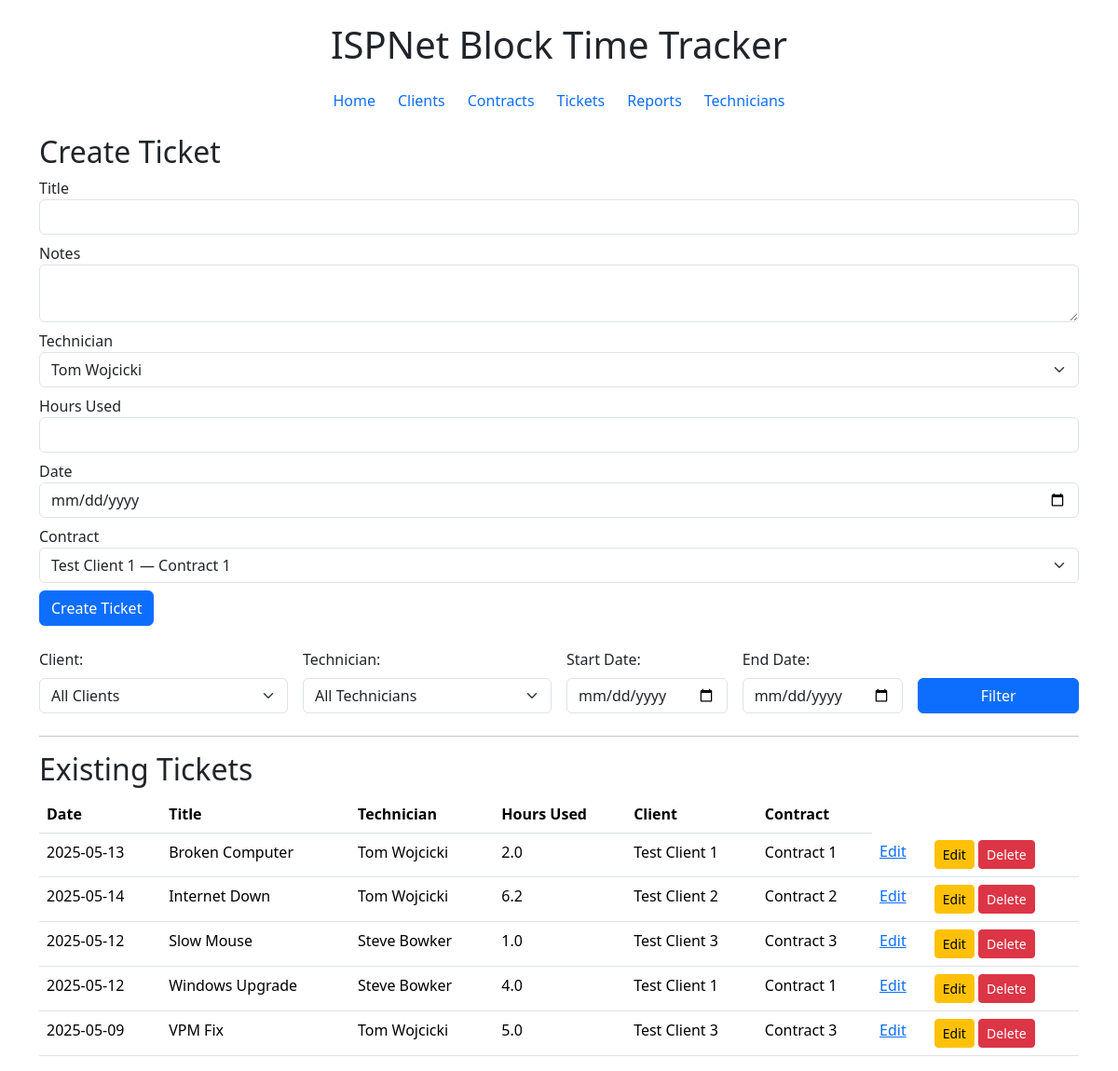
Page /tickets on the committed database.
### models.py (models this page shows, shortened)
class Ticket(Base):
    __tablename__ = "tickets"
    id = Column(Integer, primary_key=True)
    title = Column(String, nullable=False)
    description = Column(String)
    hours_used = Column(Float, nullable=False)
    date = Column(DateTime, nullable=False)
    client_id = Column(Integer, ForeignKey("clients.id"))
    contract_id = Column(Integer, ForeignKey("contracts.id"))
    technician_id = Column(Integer, ForeignKey("technicians.id"))
    client = relationship("Client")
    contract = relationship("Contract", back_populates="tickets")
    technician = relationship("Technician", back_populates="tickets")

class Technician(Base):
    __tablename__ = 'technicians'
    id = Column(Integer, primary_key=True)
    first_name = Column(String)
    last_name = Column(String)
    tickets = relationship("Ticket", back_populates="technician")

class Client(Base):
    __tablename__ = "clients"
    id = Column(Integer, primary_key=True)
    name = Column(String, nullable=False)
    contact_name = Column(String)
    email = Column(String)
    phone = Column(String)
    address = Column(String)
    contracts = relationship("Contract", back_populates="client")

class Contract(Base):
    __tablename__ = "contracts"
    id = Column(Integer, primary_key=True)
    name = Column(String, nullable=False)
    hours_allocated = Column(Float, nullable=False)
    client_id = Column(Integer, ForeignKey("clients.id"))
    client = relationship("Client", back_populates="contracts")
    tickets = relationship("Ticket", back_populates="contract")

### main.py (the view)
@app.get("/tickets", response_class=HTMLResponse)
def view_tickets(
    request: Request,
    client_id: Optional[str] = Query(None),
    technician_id: Optional[str] = Query(None),
    start_date: Optional[str] = Query(None),
    end_date: Optional[str] = Query(None)
):
    db = SessionLocal()
    query = db.query(Ticket).options(
        joinedload(Ticket.client),
        joinedload(Ticket.contract),
        joinedload(Ticket.technician)
    )
    if client_id and client_id.isdigit():
        query = query.filter(Ticket.client_id == int(client_id))
    if technician_id and technician_id.isdigit():
        query = query.filter(Ticket.technician_id == int(technician_id))
    if start_date:
        query = query.filter(Ticket.date >= datetime.strptime(start_date, "%Y-%m-%d"))
    if end_date:
        query = query.filter(Ticket.date <= datetime.strptime(end_date, "%Y-%m-%d"))
    tickets = query.all()
    clients = db.query(Client).options(joinedload(Client.contracts)).all()
    technicians = db.query(Technician).all()
    db.close()
    return templates.TemplateResponse("tickets.html", {
        "request": request,
        "tickets": tickets,
        "clients": clients,
        "technicians": technicians,
        "selected_client_id": int(client_id) if client_id and client_id.isdigit() else None,
        "selected_technician_id": int(technician_id) if technician_id and technician_id.isdigit() else None,
        "selected_start_date": start_date,
        "selected_end_date": end_date
    })

### templates/tickets.html (shortened to what this page needs)
{% extends "base.html" %}
{% block content %}
<h2>Create Ticket</h2>
<form method="post" action="/tickets" class="mb-4">
    <div class="mb-2">
        <label>Title</label>
        <input class="form-control" type="text" name="title" required>
    </div>
    <div class="mb-2">
        <label>Notes</label>
        <textarea class="form-control" name="description"></textarea>
    </div>
    <div class="mb-2">
    <label>Technician</label>
    <select class="form-select" name="technician_id" required>
        {% for tech in technicians %}
        <option value="{{ tech.id }}">{{ tech.first_name }} {{ tech.last_name }}</option>
        {% endfor %}
    </select>
</div>
    <div class="mb-2">
        <label>Hours Used</label>
        <input class="form-control" type="number" name="hours_used" min="0" step="0.1" required>
    </div>
    <div class="mb-2">
        <label>Date</label>
        <input class="form-control" type="date" name="date" required>
    </div>
    <div class="mb-2">
        <label>Contract</label>
        <select class="form-select" name="contract_id" required>
            {% for client in clients %}
                {% for contract in client.contracts %}
                <option value="{{ contract.id }}">
                    {{ client.name }} — {{ contract.name }}
                </option>
                {% endfor %}
            {% endfor %}
        </select>
    </div>
    <button class="btn btn-primary" type="submit">Create Ticket</button>
</form>
<form method="get" class="row g-3 mb-4">
  <div class="col-md-3">
    <label for="client_id" class="form-label">Client:</label>
    <select class="form-select" name="client_id" id="client_id">
      <option value="">All Clients</option>
    </select>
  </div>
  <div class="col-md-3">
    <label for="technician_id" class="form-label">Technician:</label>
    <select class="form-select" name="technician_id" id="technician_id">
      <option value="">All Technicians</option>
    </select>
  </div>
  <div class="col-md-2">
    <label for="start_date" class="form-label">Start Date:</label>
    <input type="date" class="form-control" name="start_date" id="start_date" value="{{ selected_start_date or '' }}">
  </div>
  <div class="col-md-2">
    <label for="end_date" class="form-label">End Date:</label>
    <input type="date" class="form-control" name="end_date" id="end_date" value="{{ selected_end_date or '' }}">
  </div>
  <div class="col-md-2 align-self-end">
    <button type="submit" class="btn btn-primary w-100">Filter</button>
  </div>
</form>
<hr>
<h2>Existing Tickets</h2>
<table class="table">
    <thead>
        <tr>
            <th>Date</th>
            <th>Title</th>
            <th>Technician</th>
            <th>Hours Used</th>
            <th>Client</th>
            <th>Contract</th>
        </tr>
    </thead>
    <tbody>
        {% for ticket in tickets %}
<tr>
  <td>{{ ticket.date.strftime("%Y-%m-%d") }}</td>
  <td>{{ ticket.title }}</td>
  <td>{{ ticket.technician.first_name }} {{ ticket.technician.last_name }}</td>
  <td>{{ ticket.hours_used }}</td>
  <td>{{ ticket.client.name }}</td>
  <td>{{ ticket.contract.name }}</td>
  <td><a href="/tickets/{{ ticket.id }}/edit">Edit</a></td>
  <td>
  <a href="/tickets/{{ ticket.id }}/edit" class="btn btn-sm btn-warning">Edit</a>
  <form method="post" action="/tickets/{{ ticket.id }}/delete" style="display:inline;" onsubmit="return confirm('Delete this ticket?');">
    <button class="btn btn-sm btn-danger" type="submit">Delete</button>
  </form>
</td>
</tr>
        {% else %}
        <tr>
            <td colspan="6">No tickets yet.</td>
        </tr>
        {% endfor %}
    </tbody>
</table>
{% endblock %}

### templates/base.html (shortened to what this page needs)
<!DOCTYPE html>
<html lang="en">
<head>
    <link href="https://cdn.jsdelivr.net/npm/bootstrap@5.3.3/dist/css/bootstrap.min.css" rel="stylesheet">
</head>
<body>
    <div class="container mt-4">
        <h1 class="mb-4 text-center">ISPNet Block Time Tracker</h1>
        <nav class="mb-4">
            <div class="d-flex justify-content-center flex-wrap gap-4">
                <a href="/" class="text-primary text-decoration-none">Home</a>
                <a href="/clients" class="text-primary text-decoration-none">Clients</a>
                <a href="/contracts" class="text-primary text-decoration-none">Contracts</a>
                <a href="/tickets" class="text-primary text-decoration-none">Tickets</a>
                <a href="/report" class="text-primary text-decoration-none">Reports</a>
                <a href="/technicians" class="text-primary text-decoration-none">Technicians</a>
            </div>
        </nav>
        {% block content %}{% endblock %}
    </div>
</body>
</html>

### rows in the picture
Ticket: date "2025-05-13", title "Broken Computer", technician.first_name "Tom", technician.last_name "Wojcicki", hours_used "2.0", client.name "Test Client 1", contract.name "Contract 1"
Ticket: date "2025-05-14", title "Internet Down", technician.first_name "Tom", technician.last_name "Wojcicki", hours_used "6.2", client.name "Test Client 2", contract.name "Contract 2"
Ticket: date "2025-05-12", title "Slow Mouse", technician.first_name "Steve", technician.last_name "Bowker", hours_used "1.0", client.name "Test Client 3", contract.name "Contract 3"
Ticket: date "2025-05-12", title "Windows Upgrade", technician.first_name "Steve", technician.last_name "Bowker", hours_used "4.0", client.name "Test Client 1", contract.name "Contract 1"
Ticket: date "2025-05-09", title "VPM Fix", technician.first_name "Tom", technician.last_name "Wojcicki", hours_used "5.0", client.name "Test Client 3", contract.name "Contract 3"

### other values in the picture
form field technician_id "Tom Wojcicki"
form field contract_id "Test Client 1 — Contract 1"
